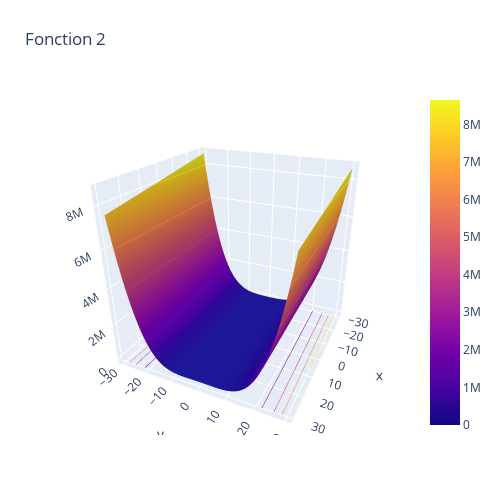

The code cell stored with this chart in its notebook:
### Code cell
inf = -30
sup = 30
N = 100

A = np.zeros((N,N))
Intervalle = np.linspace(inf,sup,N)

for i,x in enumerate(Intervalle):
    for j, y in enumerate(Intervalle):
        A[i,j] = oracle_2(x,y,1)
        
fig = go.Figure(data=[go.Surface(x=Intervalle, y=Intervalle, z=A)])
fig.update_traces(contours_z=dict(show=True, usecolormap=True,
                                  highlightcolor="limegreen", project_z=True))
fig.update_layout(title='Fonction 2', autosize=False,
                  scene_camera_eye=dict(x=1.87, y=0.88, z=1),
                  width=500, height=500,
                  margin=dict(l=65, r=50, b=65, t=90)
)

fig.show()

### Figure 1 — Plotly figure (JSON) as saved in the notebook; plotly's stock layout.template omitted (floating-point values rounded to 4 significant figures; data arrays with more than 128 entries replaced by an {"elided": "..."} marker saying what was removed)
{"data": [{"contours": {"z": {"highlightcolor": "limegreen", "project": {"z": true}, "show": true, "usecolormap": true}}, "type": "surface", "x": [-30, -29.39, -28.79, -28.18, -27.58, -26.97, -26.36, -25.76, -25.15, -24.55, -23.94, -23.33, -22.73, -22.12, -21.52, -20.91, -20.3, -19.7, -19.09, -18.48, -17.88, -17.27, -16.67, -16.06, -15.45, -14.85, -14.24, -13.64, -13.03, -12.42, -11.82, -11.21, -10.61, -10, -9.394, -8.788, -8.182, -7.576, -6.97, -6.364, -5.758, -5.152, -4.545, -3.939, -3.333, -2.727, -2.121, -1.515, -0.9091, -0.303, 0.303, 0.9091, 1.515, 2.121, 2.727, 3.333, 3.939, 4.545, 5.152, 5.758, 6.364, 6.97, 7.576, 8.182, 8.788, 9.394, 10, 10.61, 11.21, 11.82, 12.42, 13.03, 13.64, 14.24, 14.85, 15.45, 16.06, 16.67, 17.27, 17.88, 18.48, 19.09, 19.7, 20.3, 20.91, 21.52, 22.12, 22.73, 23.33, 23.94, 24.55, 25.15, 25.76, 26.36, 26.97, 27.58, 28.18, 28.79, 29.39, 30], "y": [-30, -29.39, -28.79, -28.18, -27.58, -26.97, -26.36, -25.76, -25.15, -24.55, -23.94, -23.33, -22.73, -22.12, -21.52, -20.91, -20.3, -19.7, -19.09, -18.48, -17.88, -17.27, -16.67, -16.06, -15.45, -14.85, -14.24, -13.64, -13.03, -12.42, -11.82, -11.21, -10.61, -10, -9.394, -8.788, -8.182, -7.576, -6.97, -6.364, -5.758, -5.152, -4.545, -3.939, -3.333, -2.727, -2.121, -1.515, -0.9091, -0.303, 0.303, 0.9091, 1.515, 2.121, 2.727, 3.333, 3.939, 4.545, 5.152, 5.758, 6.364, 6.97, 7.576, 8.182, 8.788, 9.394, 10, 10.61, 11.21, 11.82, 12.42, 13.03, 13.64, 14.24, 14.85, 15.45, 16.06, 16.67, 17.27, 17.88, 18.48, 19.09, 19.7, 20.3, 20.91, 21.52, 22.12, 22.73, 23.33, 23.94, 24.55, 25.15, 25.76, 26.36, 26.97, 27.58, 28.18, 28.79, 29.39, 30], "z": {"elided": "100x100 float values"}}], "layout": {"autosize": false, "height": 500, "margin": {"b": 65, "l": 65, "r": 50, "t": 90}, "scene": {"camera": {"eye": {"x": 1.87, "y": 0.88, "z": 1}}}, "title": {"text": "Fonction 2"}, "width": 500}}
